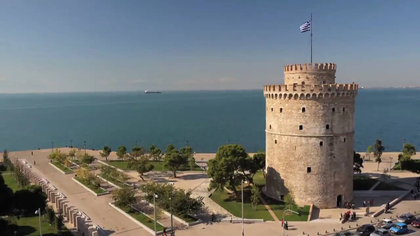
%> input picture cs558s16_hw3/white-tower.png, 420 x 236 px, shrunk from 1280 x 720 before the run
$ octave hw3.m   (GNU Octave 9; MATLAB toolbox functions it lacks are replaced by stand-ins)
%> lines starting %> are read from the running program, lines starting %| are printed output that depends on the picture; in (x1, y1, x2, y2) boxes, pixels count from 0 and x2, y2 are one past the last pixel; in counts of white or black regions, pixels touching at a corner belong together; the program's own positions count from 1
### kmeansseg.m
function results = kmeansseg(im, k, initial_clusters)

    disp('entering kmeans...');

    [s1,s2,s3] = size(im);

    distances = Inf(s1,s2,k);

    clusters = zeros(k,s3);
    new_clusters = zeros(k,s3);

   for i = 1:k
      % only the rgb value
      clusters(i,1:s3) = im(initial_clusters(i,1),initial_clusters(i,2),:);
   end

   % main loop
   stop = 0;
   iteration = 0;
   while ~stop
       % calculate the distances from every pixel to every cluster
       for i = 1:k
           auxdiff = [];
           for d = 1:s3
                auxdiff(:,:,d) = repmat(clusters(i,d),s1,s2);
           end

           % ||(pi - ci)||
           distt = im - auxdiff;
           distt = power(distt,2);
           distt = sum(distt,3);
           distt = sqrt(distt);

           distances(:,:,i) = distt;
       end

       % status holds which cluster each pixel is in
       [~,status] = min(distances,[],3);

       for i = 1:k
            % getting the RGB value of pixels in each cluster
            idx = status == i;
            qtd = sum(idx(:));
            idxmat = repmat(idx,1,1,s3);
            rgb = im(idxmat);
            rgb = reshape(rgb,qtd,s3);
            new_clusters(i,:) = round(mean(rgb)); % rgb values are integers
       end

       if abs(norm(new_clusters) - norm(clusters)) < 0.1
           stop = 1;
       end

       clusters = new_clusters;
       iteration = iteration + 1;

   end

   disp(['total iterations: ' num2str(iteration)])

   results = zeros(size(im));

   for x = 1:s1
       for y = 1:s2
           results(x,y,:) = clusters(status(x,y),:);
       end
   end

end

### slic.m
function results = slic(im,win)

    [s1,s2,~] = size(im);

    % centroids
    centr = zeros(s1, s2);
    half = round((win+1)/2);

    centr(half,half) = 1;
    for i = half:win:s1
        for j = half:win:s2
            centr(i,j) = 1;
        end
    end

    qtd = sum(centr(:));

    % gradient magnitude
    Sx = [-1 0 1; -2 0 2; -1 0 1];
    Sy = [1 2 1; 0 0 0; -1 -2 -1];

    gradient(:,:,1) = filtering(im(:,:,1), Sx);
    gradient(:,:,2) = filtering(im(:,:,2), Sx);
    gradient(:,:,3) = filtering(im(:,:,3), Sx);
    gradient(:,:,4) = filtering(im(:,:,1), Sy);
    gradient(:,:,5) = filtering(im(:,:,2), Sy);
    gradient(:,:,6) = filtering(im(:,:,3), Sy);

    gradient = power(gradient,2);
    gradient = sum(gradient,3);
    gradient = sqrt(gradient);

    centridx = find(centr==1);
    for i = 1:qtd
        [x,y] = ind2sub(size(im),centridx(i));
        window = gradient(x-1:x+1,y-1:y+1);
        [~,ii] = min(window(:));
        [xf,yf] = ind2sub(size(window),ii);
        xf = xf - 2;
        yf = yf - 2;
        centr(x,y) = 0;
        centr(x+xf,y+yf) = 1;
        initial_clusters(i,:) = [x+xf y+yf];
    end


    [xx,yy] = meshgrid(1:s1,1:s2);
    xx = xx';
    yy = yy';

    input(:,:,1) = xx./2;
    input(:,:,2) = yy./2;
    input(:,:,3:5) = im;

    results = kmeansseg(input,qtd,initial_clusters);

end

### filtering.m
function im2 = filtering (im, f)
 % work with images already casted to double
 [s1, s2] = size(f);
 hs1 = (s1-1)/2; hs2 = (s2-1)/2;

 im2 = im;  % copy pixels near the borders
%  im2 = zeros(size(im,1),size(im,2));  % fill borders with black

 for i = hs1+1 : size(im,1) - hs1
     for j = hs2+1 : size(im,2) - hs2
         im2(i,j) = sum(sum(f.*im(i-hs1:i+hs1, j-hs2:j+hs2)));
     end
 end
end

### adjusttoplot.m
function im2 = adjusttoplot(im)

    [s1,s2,~] = size(im);

    im2 = im;

    for i = 2:s1-1
        for j = 2:s2-1
            iff(1,:) = im(i-1,j-1,:) == im(i,j,:);
            iff(2,:) = im(i-1,j,:) == im(i,j,:);
            iff(3,:) = im(i-1,j+1,:) == im(i,j,:);
            iff(4,:) = im(i,j-1,:) == im(i,j,:);
            iff(5,:) = im(i,j+1,:) == im(i,j,:);
            iff(6,:) = im(i+1,j-1,:) == im(i,j,:);
            iff(7,:) = im(i+1,j,:) == im(i,j,:);
            iff(8,:) = im(i+1,j+1,:) == im(i,j,:);
            if sum(iff(:)) ~= 24
                im2(i,j,:) = [0 0 0];
            end
        end
    end

    imshow(im2);

end

### hw3.m
clear all; clc; close all;

im1 = imread('cs558s16_hw3/white-tower.png');
%> im1 is the input picture: size 236x420x3 uint8; mean R, G, B 111.7, 116.7, 117.4
im2 = imread('cs558s16_hw3/wt_slic.png');
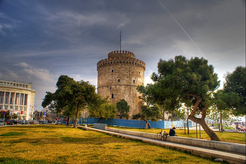
%> input picture cs558s16_hw3/wt_slic.png, 246 x 164 px, shrunk from 750 x 500 before the run
%> im2 is the input picture: size 164x246x3 uint8; mean R, G, B 110.8, 103.5, 86

% im1 = im2double(im1);
% im2 = im2double(im2);

im1 = double(im1);
%> im1: size 236x420x3 double
im2 = double(im2);
%> im2: size 164x246x3 double

% k means segmentation
k = 10;
initial_clusters = rand(k,2);
initial_clusters(:,1) = round(initial_clusters(:,1).*size(im1,1))+1;
initial_clusters(:,2) = round(initial_clusters(:,2).*size(im1,2))+1;
clusters = kmeansseg(im1,k,initial_clusters);
%> after the loop in kmeansseg, `for i = 1:k`: clusters = [55 53 60; 192 184 149; 83 110 121; 137 148 154; 67 94 105; 93 120 131; 25 25 25; 151 154 161; 83 74 67; 71 91 101]
%> after the loop in kmeansseg, `while ~stop`:
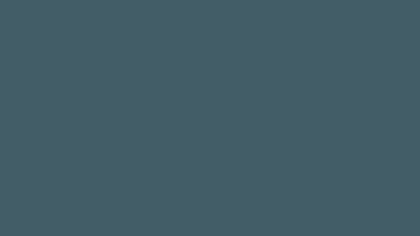
%> auxdiff: size 236x420x3 double; mean R, G, B 66, 93, 103
%> after the loop in kmeansseg, `while ~stop`: iteration = 24; new_clusters = [72 66 48; 207 175 144; 167 140 116; 119 141 166; 81 108 121; 97 122 152; 26 24 18; 146 156 165; 110 94 73; 66 93 103]; stop = 1
%| total iterations: 24
% back to image
clusters = uint8(clusters);
figure;
imshow(clusters);
% imwrite(clusters, 'hw3latex/kmeans.png');

% SLIC
win = 50;
clusters2 = slic(im2,win);
%> in slic, `centr(half,half) = 1;`:
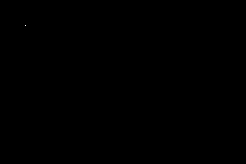
%> centr: size 164x246 double; values 0 (black) and 1 (white), 0% white in thin lines or dots, all inside (x1, y1, x2, y2) = (25, 25, 26, 26)
%> after the loop in slic, `for i = half:win:s1`: centr: size 164x246 double; values 0 (black) and 1 (white), 0.04% white in thin lines or dots, all inside (x1, y1, x2, y2) = (25, 25, 226, 126)
%> call 6 of filtering, with f = [1 2 1; 0 0 0; -1 -2 -1]
%> after the loop in filtering (call 6), `for i = hs1+1 : size(im,1) - hs1`:
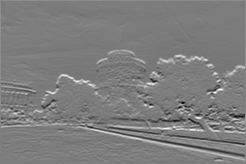
%> im2: size 164x246 double; min -826, max 859, mean 6; drawn with min black and max white
%> in slic, `gradient = sqrt(gradient);`:
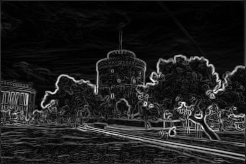
%> gradient: size 164x246 double; min 0, max 1344.4, mean 163.2; drawn with min black and max white
%> the loop in slic, `for i = 1:qtd` made 15 passes
%> (window, ii, xf, yf) on passes 1 to 10: ([10.77 9.17 13.19; 14.21 16.67 15.75; 18.28 16.19 14.83], 4, -1, 0), ([10.86 17.03 26.53; 29.19 23.49 40.91; 27.09 25.02 46.97], 1, -1, -1), ([436.5 535.5 628.1; 385.5 389.3 453.6; 380.4 396.7 400.1], 3, 1, -1), ([23.71 37.82 54.95; 30.92 39.17 45.93; 29.36 35.81 39.45], 1, -1, -1), ([176.5 187.9 210; 69.84 97.58 144.3; 57.65 69.27 108.2], 3, 1, -1), ([184.8 432.4 197.5; 142.9 378.4 82; 207 435.7 96.24], 8, 0, 1), ([79.3 89.12 58.84; 109.3 64.84 22.23; 43.66 17.78 13.71], 9, 1, 1), ([192.2 146 116.2; 111.4 73.05 16.55; 235.8 206.9 174.4], 8, 0, 1), ([71.02 71.2 56.28; 295.6 228.1 146.7; 527.7 488.7 415.9], 7, -1, 1), ([6.16 9.49 10.86; 9.9 10.39 14.9; 17.83 15.23 13.78], 1, -1, -1)
%> after the loop in slic, `for i = 1:qtd`: centr: size 164x246 double; values 0 (black) and 1 (white), 0.04% white in thin lines or dots, all inside (x1, y1, x2, y2) = (24, 24, 227, 127)
%> after the loop in slic, `for i = 1:qtd`: initial_clusters = 15 rows, first 12: [25 26; 75 25; 127 25; 25 75; 77 75; 126 77; 27 127; 76 127; 125 127; 25 175; 77 176; 126 177]
%> in slic, `input(:,:,1) = xx./2;`:
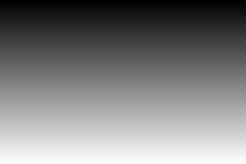
%> input: size 164x246 double; min 0.5, max 82, mean 41.2; drawn with min black and max white
%> after the loop in kmeansseg (call 2), `for i = 1:k`: clusters = 15 rows, first 8: [12.5 13 70 90 125; 37.5 12.5 106 106 118; 63.5 12.5 82 57 2; 12.5 37.5 103 110 129; 38.5 37.5 185 185 199; 63 38.5 128 94 54; 13.5 63.5 103 106 123; 38 63.5 135 102 65]
%> after the loop in kmeansseg (call 2), `while ~stop`: iteration = 17; new_clusters = 15 rows, first 8: [16 15 77 91 122; 48 43 127 100 70; 57 33 58 51 18; 27 33 114 119 136; 46 25 173 164 158; 74 38 153 110 16; 11 59 92 98 115; 62 89 101 83 39]; stop = 1
%| total iterations: 17
% back to image
clusters2 = uint8(clusters2(:,:,3:5));
figure;
imshow(clusters2);

adjusttoplot(clusters2);
%> after the loop in adjusttoplot, `for i = 2:s1-1`:
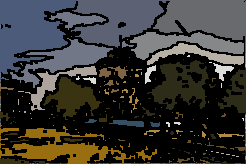
%> im2: size 164x246x3 uint8; mean R, G, B 55.7, 54.4, 50.7
%> after the loop in adjusttoplot, `for i = 2:s1-1`: iff = [false false false; true true true; true true true; true true true; true true true; true true true; true true true; true true true]
% imwrite(clusters2, 'hw3latex/slic1.png');
